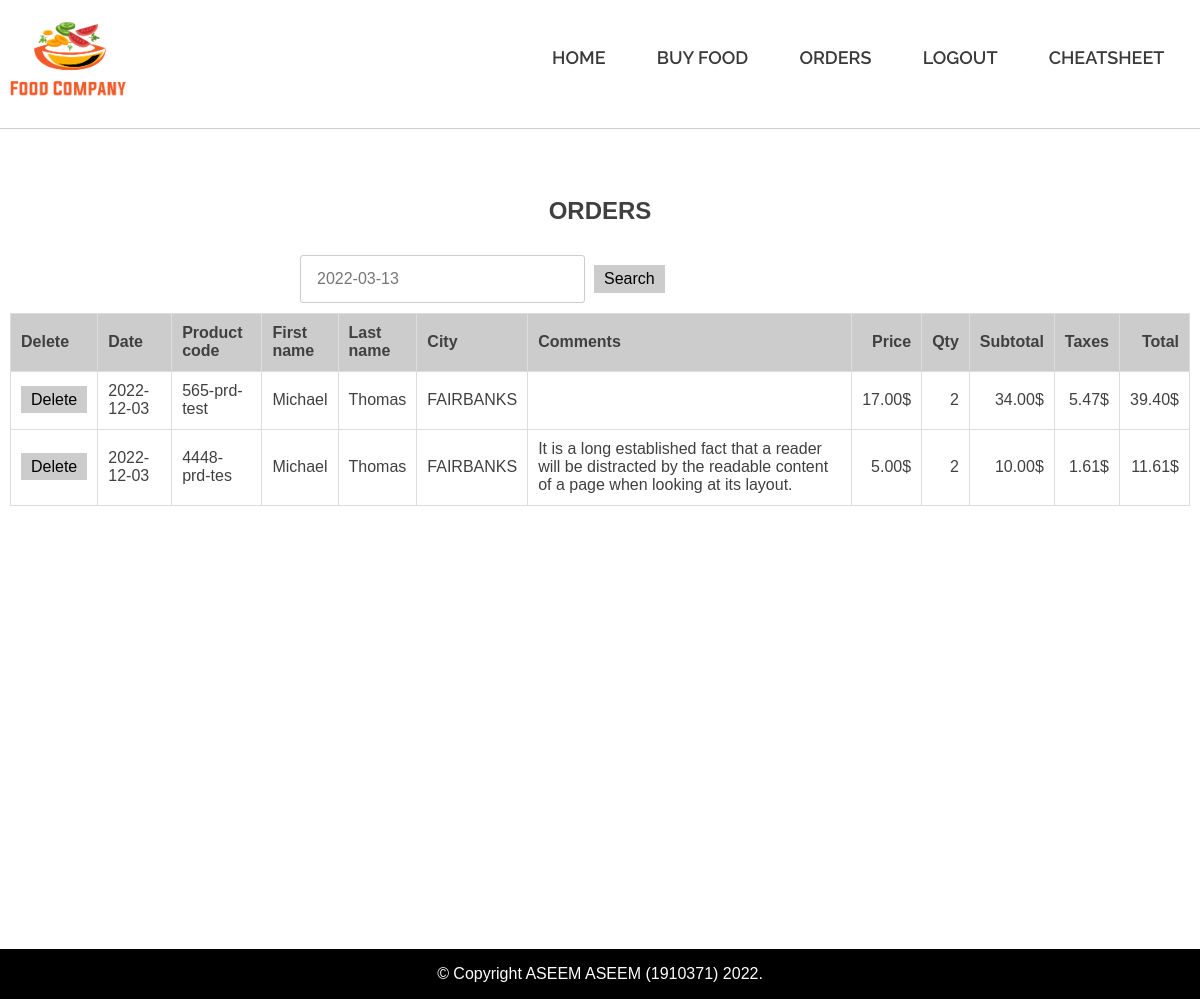
Screenshot of /orders.php (signed in) with the database file from the repository.
### tables this page shows
CREATE TABLE `orders` (
  `id` int(11) NOT NULL,
  `customerId` int(11) NOT NULL,
  `productId` int(11) NOT NULL,
  `quantity` int(11) NOT NULL,
  `price` float(10,2) NOT NULL,
  `subtotal` float(10,2) NOT NULL,
  `tax_amount` float(10,2) NOT NULL,
  `grand_total` float(10,2) NOT NULL,
  `comments` char(200) DEFAULT NULL,
  `order_date_time` datetime NOT NULL
);

CREATE TABLE `products` (
  `id` int(11) NOT NULL,
  `product_code` char(12) NOT NULL,
  `description` char(100) NOT NULL,
  `retail_price` float(10,2) NOT NULL,
  `cost_price` float(10,2) DEFAULT NULL,
  `creation_date_time` datetime NOT NULL,
  `modification_date_time` datetime NOT NULL
);

CREATE TABLE `customers` (
  `id` int(11) NOT NULL,
  `firstname` char(20) NOT NULL,
  `lastname` char(20) NOT NULL,
  `address` char(25) NOT NULL,
  `city` char(25) NOT NULL,
  `postalcode` char(7) NOT NULL,
  `username` char(15) NOT NULL,
  `password` char(255) NOT NULL,
  `customer_picture` char(255) NOT NULL,
  `creation_date_time` datetime NOT NULL,
  `modification_date_time` datetime NOT NULL
);

### classes/mysql/DBConnection.php (called while the page is built, shortened)
<?php
class DBConnection {
	var $connection, $statement, $dbQuery, $dbResult;
	function __construct()
	{
			$dbUsername = MYSQL_DB_USER;
			$dbPassword = MYSQL_DB_PWD;
			$dbServer = MYSQL_DB_SERVER;
			$dbName = MYSQL_DB_NAME;
			$connection = mysqli_connect($dbServer, $dbUsername, $dbPassword);
			$statement = mysqli_select_db($connection, $dbName);
			$this->connection = $connection;
			$this->statement = $statement;
			return true;
	}
	function SelectQuery($fileName="", $methodName="")
	{
			if($this->connection && $this->statement)
			{
				$this->dbResult = mysqli_query($this->connection, $this->dbQuery);
				$rowCount = 0;
				$resultData = array();
				while($rowData = mysqli_fetch_array($this->dbResult, MYSQLI_ASSOC)) {
				    $resultData[$rowCount] = $rowData;
				    $rowCount++;
				}
				return $resultData;
			} else {
				return false;
			}
	}
}
?>

### orders.php (the view, shortened to what this page needs)
<?php
require_once(MYSQL_CLASS_DIR.'DBConnection.php');
include(INCLUDE_DIR.'head.php');
$dbObj->dbQuery="select * from orders where customerId='".$_SESSION['user']['userid']."' order by order_date_time";
$dbOrders = $dbObj->SelectQuery();
$dbObj->dbQuery = "select * from customers WHERE id='".$_SESSION['user']['userid']."'";
$dbUser = $dbObj->SelectQuery();
?>
<div class="container page-spec min-height">
  <div class="form-sec">
    <h2 class="top-heading text-center">Orders</h2>
  </div>
  <div class="table-css">
    <div class="form-sec">
      <form method="post" id="searchForm">
        <div class="form-css">
          <div class="float-left w-49">
            <input type="text" name="search_date" id="search_date" class="input-css2" placeholder="2022-03-13">
          </div>
          <div class="float-left w-49">
            <input type="button" onClick="get_orders();" class="delete-btn mt" value="Search">
          </div>
        </div>
      </form>
    </div>
    <div id="orderData">
    <table class="table">
      <thead class="table-h">
        <tr>
          <th class="left-text">Delete</th>
          <th class="left-text">Date</th>
          <th class="left-text">Product<br>code</th>
          <th class="left-text">First<br>name</th>
          <th class="left-text">Last<br>name</th>
          <th class="left-text">City</th>
          <th class="left-text">Comments</th>
          <th class="right-text">Price</th>
          <th class="right-text">Qty</th>
          <th class="right-text">Subtotal</th>
          <th class="right-text">Taxes</th>
          <th class="right-text">Total</th>
        </tr>
      </thead>
      <tbody>
      <?php
	    if(count((array)$dbOrders)>0){
        for($i=0;$i<count((array)$dbOrders);$i++) {
			$dbObj->dbQuery = "select * from products where id='".$dbOrders[$i]['productId']."'";
			$dbProducts = $dbObj->SelectQuery();
		?>
        <tr>
          <td class="left-text"><a href="orderController.php?mode=delete_order&orderId=<?=$dbOrders[$i]['id']?>" class="delete-btn">Delete</a></td>
          <td class="left-text"><?=date('Y-m-d',strtotime($dbOrders[$i]['order_date_time']))?></td>
          <td class="left-text"><?=$dbProducts[0]['product_code']?></td>
          <td class="left-text"><?=$dbUser[0]['firstname']?></td>
          <td class="left-text"><?=$dbUser[0]['lastname']?></td>
          <td class="left-text"><?=$dbUser[0]['city']?></td>
          <td class="left-text"><?=$dbOrders[$i]['comments']?></td>
          <td class="right-text"><?=$dbOrders[$i]['price']?>$</td>
          <td class="right-text"><?=$dbOrders[$i]['quantity']?></td>
          <td class="right-text"><?=$dbOrders[$i]['subtotal']?>$</td>
          <td class="right-text"><?=$dbOrders[$i]['tax_amount']?>$</td>
          <td class="right-text"><?=$dbOrders[$i]['grand_total']?>$</td>
        </tr>
         <?php }}?>
      </tbody>
    </table>
    </div>
  </div>
</div>
</div>
<?php include(INCLUDE_DIR.'footer.php'); ?>

### include/head.php (shortened to what this page needs)
<?php
require_once(MYSQL_CLASS_DIR.'DBConnection.php');
$dbObj = new DBConnection();
?>
<!DOCTYPE html>
<html>
<head>
<link rel="stylesheet" type="text/css" href="css/style.css">
</head>
<body>
<div>
<header class="site-header">
  <div class="main-header">
    <div class="container">
      <div class="logo-wrap"> <a href="index.php"><img src="images/logo.png" width="120" alt="Logo Image"></a> </div>
      <div class="nav-wrap">
        <nav class="nav-desktop">
          <ul class="menu-list">
            <li><a href="index.php">HOME</a></li>
            <?php if(!isset($_SESSION['user']['is_login'])) {?>
            <li><a href="login.php">BUY FOOD </a></li>
            <li><a href="login.php">ORDERS</a></li>
            <?php }else{?>
            <li><a href="buy.php">BUY FOOD </a></li>
            <li><a href="orders.php">ORDERS</a></li>
            <?php }?>
            <?php if(!isset($_SESSION['user']['is_login'])) {?>
            <li><a href="login.php">LOGIN</a></li>
            <?php }else{?>
            <li><a href="loginController.php?mode=logout">LOGOUT</a></li>
            <?php }?>
            <li><a href="cheatsheet.pdf" target="_blank">CHEATSHEET</a></li>
          </ul>
        </nav>
      </div>
    </div>
  </div>
</header>

### include/footer.php (shortened to what this page needs)
<footer class="page-footer">
    <div class="footer-last-section">
      <div class="container">
        <p>&copy;  Copyright ASEEM ASEEM (1910371) <?=date('Y')?>. </p>
      </div>
    </div>
  </footer>
<link rel="stylesheet" href="js/owl.carousel.min.css">
<link rel="stylesheet" href="js/owl.theme.default.min.css">
<link rel="stylesheet" href="js/animate.css">
</body>
</html>

### css/style.css (style rules this page uses)
html { font-size: 16px; line-height: 1.15; -webkit-text-size-adjust: 100%; }
body { margin: 0; }
a { background-color: transparent; text-decoration: none; }
img { border-style: none; }
button, input, optgroup, select, textarea { font-family: inherit; font-size: 100%; line-height: 1.15; margin: 0; }
button, input { overflow: visible; }
button, [type="button"], [type="reset"], [type="submit"] { -webkit-appearance: button; }
body, button, input, select, optgroup, textarea { color: #404040; font-family: sans-serif; }
h1, h2, h3, h4, h5, h6 { clear: both; margin: 0; }
p { margin: 0; }
html { box-sizing: border-box; }
*, *:before, *:after { box-sizing: inherit; }
body { background: #fff; }
ul, ol { margin: 0 0; }
ul { list-style: disc; }
img { max-width: 100%; }
table { margin: 0 0 1.5em; width: 100%; }
input[type="text"], input[type="email"], input[type="url"], input[type="password"], input[type="search"], input[type="number"], input[type="tel"], input[type="range"], input[type="date"], input[type="month"], input[type="week"], input[type="time"], input[type="datetime"], input[type="datetime-local"], input[type="color"], textarea { color: #666; border: 1px solid #ccc; border-radius: 3px; }
a { color: royalblue; }
* { outline: none; }
.container { max-width:1180px; margin-right: auto; margin-left: auto; }
.main-header { background:#fff; border-bottom:solid 1px #ccc }
.main-header .container { display: flex; flex: 1; flex-flow: row wrap; justify-content: space-between; padding-top: 1.375em; padding-bottom: 1.375em; }
.nav-desktop { display: inline-block; }
.nav-desktop li, .nav-desktop li a { font-size: 18px; font-family: 'Raleway', sans-serif; font-weight: 600; color: #3a3a3a; }
.nav-desktop li { padding: 1.6rem; list-style:none }
.menu-list { display: flex; }
ul > li { position: relative; }
.footer-last-section { color:#fff }
.footer-last-section .container { padding-top:1em; padding-bottom:1em; text-align: center; }
.page-footer { background: #000; }
.text-center { text-align:center }
.float-left { float:left }
.delete-btn { background:#ccc; color:#000; padding:5px 10px; border:0; cursor:pointer; }
.mt { margin-top:10px; }
.top-heading { margin-top:20px; margin-bottom:20px; text-transform:uppercase }
.input-css2 { width:97%; padding: 0.875em 1em; color: #666; border: 1px solid #ccc; border-radius: 3px; margin-bottom:10px }
.page-spec { padding-top: 3em; padding-bottom: 3em; }
.form-sec { margin:0 auto; max-width:600px; }
body { font-family: Arial; }
* { box-sizing: border-box; }
.table-css { margin-top:30px; display:block }
.table-css table, .table-css td, .table-css th { border: 1px solid #ddd; }
.table-css table { border-collapse: collapse; width: 100%; }
.table-css th, .table-css td { padding: 10px; }
.min-height { min-height:820px }
.w-49 { width:49% }
.table-h { background:#ccc }
.table { width:100%; border:0; padding:0; }
.left-text { text-align:left }
.right-text { text-align:right; }

### rows the page displays
orders: order_date_time "2022-12-03", products.product_code "565-prd-test", customerId.firstname "Michael", customerId.lastname "Thomas", customerId.city "FAIRBANKS", price "17.00", quantity "2", subtotal "34.00", tax_amount "5.47", grand_total "39.40"
orders: order_date_time "2022-12-03", products.product_code "4448-prd-tes", customerId.firstname "Michael", customerId.lastname "Thomas", customerId.city "FAIRBANKS", comments "It is a long established fact that a reader will be distracted by the readable content of a page when looking at its layout.", price "5.00", quantity "2", subtotal "10.00", tax_amount "1.61", grand_total "11.61"
